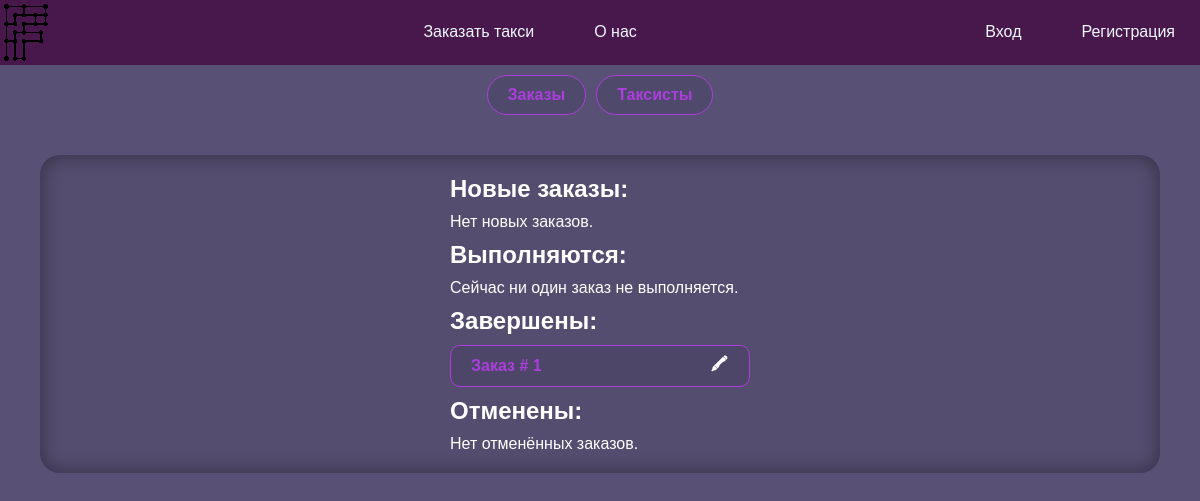
The app's page /admin.php, older data.
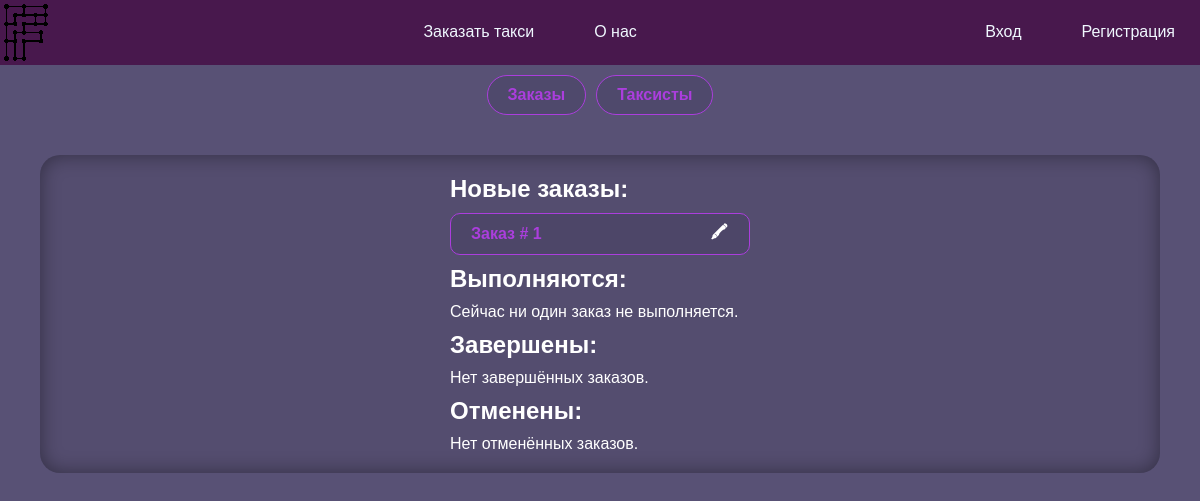
The same page, newer data.
### tables this page shows
CREATE TABLE `orders` (
  `id` int(11) NOT NULL,
  `taxist` int(11) NOT NULL,
  `client` int(11) NOT NULL,
  `from` int(11) NOT NULL,
  `to` int(11) NOT NULL,
  `weight` int(11) NOT NULL,
  `status` int(11) NOT NULL
);

### funcs/DBinteraction.php (called while the page is built, shortened)
<?php
function selectFrom($query, $way)
{
    if (trim($query) == null) {
        $_SESSION['result'] = "Вы передали пустой запрос.";
    } else {
    require "connect.php";
    $res = $con->query($query);
    switch ($way) {
        case "ALL":
            $output = $res->fetch_all(MYSQLI_ASSOC);
            break;
    }}
    return $output;
}

### funcs/listGenerator.php (the view, shortened to what this page needs)
<?php
function generateListItem($listItem, $listType)
{
?>
    <div class="accent brad10 flex jc-sb ai-c">
        <span>
            <?php
            switch ($listType) {
                case "order":
            ?>
                    Заказ #
                    <?= $listItem['id'] ?>
                <?php
                    break;
                ?>
            <?php
            }
            ?>
        </span>
        <div class="flex g10">
            <?php
            switch ($listType) {
                case "order":
                    $href = "?edit=order&id=" . $listItem['id'];
                    break;
            }
            ?>
            <a href="<?= $href ?>" class="accent-invert">🖍</a>
        </div>
    </div>
<?php
}

### funcs/pageBase.php (shortened to what this page needs)
<?php
include_once "user.php";
include_once "DBinteraction.php";
?>
<!DOCTYPE html>
<html lang="ru">
<head>
    <link rel="stylesheet" href="style.css">
    <link rel="stylesheet" href="often.css">
</head>
<body>
    <?php
    include_once "nav.php";

### funcs/nav.php (shortened to what this page needs)
<header class="flex jc-sb white-text">
    <div>
      <img src="img/logo.svg" alt="Radiant PC">
    </div>
    <nav class="flex g10">
      <a href="/">Заказать такси</a>
      <a href="/about.php">О нас</a>
    </nav>
    <nav class="flex g10">
      <?php if (!isset($user)) : ?>
        <a href="../ajax-sources/signInForm.html" class="ajax">Вход</a>
        <a href="../ajax-sources/signUpForm.html" class="ajax">Регистрация</a>
      <?php else : ?>
        <a href="../account/logOut.php">Выйти</a>
      <?php endif; ?>
    </nav>
  </header>

### admin/adminNav.php
<div class="flex jc-c g10 p10">
    <a href="../admin.php" class="accent">Заказы</a>
    <a href="../admin.php?tool=taxists" class="accent">Таксисты</a>
</div>

### admin.php (shortened to what this page needs)
<?php
require("./funcs/pageBase.php");
include("./admin/adminNav.php");
?>
<section id="first-content-on-page" class="inner-shadow brad20 p20 flex row-reverse jc-sa wrap">
    <?php
    if (!isset($_GET['tool'])) {
        include("./admin/toolOrders.php");
    } else {
        $tool = $_GET['tool'];
        include("./admin/tool$tool.php");
    }
    ?>
</section>

### admin/toolOrders.php (shortened to what this page needs)
<?php
require_once("./funcs/DBinteraction.php");
$query = "SELECT orders.id,
user_taxist.name AS taxist,
users.name AS client,
street_from.name AS `from_street_str`,
street_to.name AS `to_street_str`,
house_from.street AS `from_street`,
house_to.street AS `to_street`,
house_from.house AS `from_house`,
house_to.house AS `to_house`,
statuses.name AS `status`
FROM orders
INNER JOIN users ON orders.client = users.id
INNER JOIN taxists ON orders.taxist = taxists.id
INNER JOIN statuses ON orders.status = statuses.id
INNER JOIN users AS user_taxist ON taxists.user = user_taxist.id
INNER JOIN houses AS house_from ON orders.from = house_from.id
INNER JOIN houses AS house_to ON orders.to = house_to.id
INNER JOIN streets AS street_from ON house_from.street = street_from.id
INNER JOIN streets AS street_to ON house_to.street = street_to.id
ORDER BY `orders`.`id` DESC";
$orders = selectFrom($query, "ALL");
?>
<div class="list flex column g10 wcenter">
    <?php
    require("./funcs/listGenerator.php");
    ?>
    <h2>Новые заказы:</h2>
    <?php
    $emptyList = true;
    foreach ($orders as $order) {
        if ($order['status'] == "Новый") {
            generateListItem($order, "order");
            $emptyList = false;
        }
    }
    if ($emptyList) {
    ?>
        <p>Нет новых заказов.</p>
    <?php
    }
    ?>
    <h2>Выполняются:</h2>
    <?php
    $emptyList = true;
    if ($emptyList) {
    ?>
        <p>Сейчас ни один заказ не выполняется.</p>
    <?php
    }
    ?>
    <h2>Завершены:</h2>
    <?php
    $emptyList = true;
    foreach ($orders as $order) {
        if ($order['status'] == "Завершён") {
            generateListItem($order, "order");
            $emptyList = false;
        }
    }
    if ($emptyList) {
    ?>
        <p>Нет завершённых заказов.</p>
    <?php
    }
    ?>
    <h2>Отменены:</h2>
    <?php
    $emptyList = true;
    if ($emptyList) {
    ?>
        <p>Нет отменённых заказов.</p>
    <?php
    }
    ?>
</div>

### style.css (style rules this page uses)
*, a { margin: 0; border: 0; outline: 0; padding: 0; text-decoration: none; font-family: Arial, Helvetica, sans-serif; }
*, a, select[value], input[value] { color: white; }
body, input[value] { background-color: #585175; }
a, button { cursor: pointer; }
header { background-color: #48184d; }
header * { font-family: 'Arial Black', Gadget, sans-serif; }
header div { max-height: 65px; max-width: 100px; overflow: hidden; }
header div>img { height: 100%; }
nav a { margin: 0px 25px; border-top: #00000000 3px solid; padding: 20px 0px; transition: all 0.25s ease-out; }
.list { width: 25%; min-width: 300px; }

### often.css (style rules this page uses)
#first-content-on-page { margin: 30px auto; width: 90vw; }
.accent { border: #ab3edd 1px solid; border-radius: 25px; padding: 10px 20px; background-color: #40395c59; color: #ab3edd; font-weight: bold; transition: all 0.25s ease-out; }
.accent::placeholder { color: #ab3edd69; }
.accent span { color: #ab3edd; font-weight: bold; }
.accent-invert { height: 20px; width: 20px; display: flex; justify-content: center; align-items: center; border-radius: 0px; font-weight: bolder; transition: all 0.25s ease-out; }
.wcenter { margin: 0 auto; }
.g10 { gap: 10px; }
.p10 { padding: 10px; }
.p20 { padding: 20px; }
.brad10 { border-radius: 10px; }
.brad20 { border-radius: 20px; }
.flex { display: flex; }
.row-reverse { flex-direction: row-reverse; }
.column { flex-direction: column; }
.wrap { flex-wrap: wrap; }
.jc-sa { justify-content: space-around; }
.jc-sb { justify-content: space-between; }
.jc-c { justify-content: center; }
.ai-c { align-items: center; }
.inner-shadow { background: rgba(0, 0, 0, 0.05); box-shadow: inset 0px 0px 20px rgba(0, 0, 0, 0.4); }
.white-text, .white-text * { color: aliceblue; }

Row changes from the older to the newer data that the page shows:
changed orders id 1: moves from the list under "Завершены:" to the list under "Новые заказы:"
Text that changed along with them:
text no longer shown: "Нет новых заказов."
text now shown: "Нет завершённых заказов."
